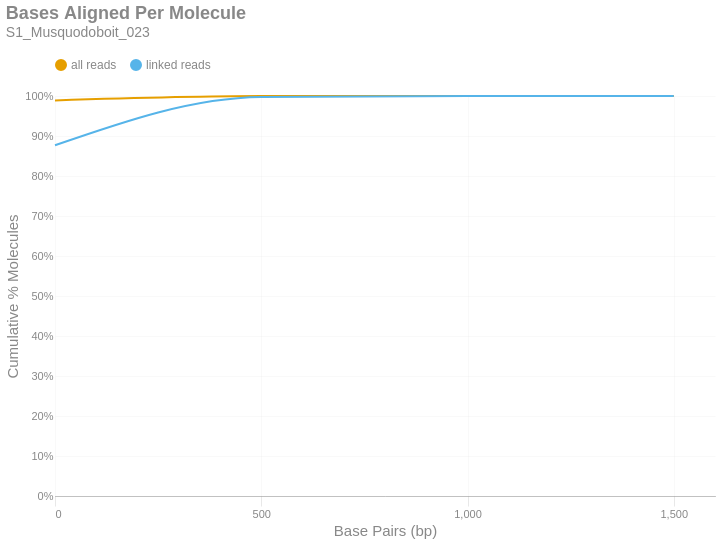

Notebook source saved alongside this figure:
### Markdown cell above
### Bases Aligned Per Molecule
This is a cumulative frequency distribution showing the number of base pairs aligned per unique molecule. These data are shown in 500 bp bins. There are two distributions: one with `all reads` (yellow) and another with only `linked reads` (blue). The percent of molecules in the `linked reads` distribution is relative to the total number of linked molecules.

### Code cell
if SKIPLR:
    print_html(f"Skipped")
else:
    binned_df = consolidated_hist(valids['aligned_bp'], mask, 500, True)
    with SafeRender(binned_df):
        (
            density_plot(binned_df, 'Bases Aligned Per Molecule', samplename, 'basesper')
            .encode(
                x=alt.X('bin:Q', title="Base Pairs (bp)").axis(tickMinStep=500).scale(padding=0),
                y=alt.Y('value:Q', title='Cumulative % Molecules')
                    .axis(format='%')
                    .scale(domain = [0,1])
                    .stack(False),
                color=alt.Color("key:N").scale(domain = ["all reads", "linked reads"]),
                tooltip = [
                    alt.Tooltip("key:N", title = "Data Type"),
                    alt.Tooltip("range_label:N", title="Bases Aligned Per Molecule"),
                    alt.Tooltip("value:Q", format = ".2%", title="% Molecules (Cum.)")
                ]
            )
        ).display()

### Figure 1 — Vega-Lite specification as saved in the notebook (floating-point values rounded to 4 significant figures)
{"width": "container", "height": 400, "config": {"title": {"anchor": "start", "dy": -15, "fontSize": 18, "color": "#888888", "subtitleColor": "#888888", "subtitleFontSize": 14}, "arc": {"fill": "#0072B2"}, "axis": {"domainColor": "#888888", "domainWidth": 0.5, "gridWidth": 0.2, "grid": false, "titleFontWeight": 400, "titleFontSize": 15, "labelFontSize": 11, "labelColor": "#888888", "tickColor": "#888888", "tickWidth": 0.2, "titleColor": "#888888"}, "axisBand": {"grid": false}, "axisX": {"grid": true, "tickSize": 10, "domainCap": "round"}, "axisY": {"domain": false, "grid": true, "tickSize": 0, "domainCap": "round"}, "background": "transparent", "header": {"labelFontSize": 15, "labelColor": "#888888", "titleFontSize": 15, "titleFontWeight": 600, "titleColor": "#888888"}, "legend": {"labelFont": "sans-serif", "labelFontSize": 12, "labelColor": "#888888", "symbolSize": 100, "symbolType": "circle", "titleFontSize": 12, "titlePadding": 10, "titleColor": "#888888", "title": null, "orient": "top"}, "range": {"category": ["#E69F00", "#56B4E9", "#009E73", "#F0E442", "#0072B2", "#D55E00", "#CC79A7", "#000000"], "diverging": ["#cfe8f3", "#a2d4ec", "#73bfe2", "#46abdb", "#1696d2", "#12719e"]}, "area": {"fill": "#0072B2", "fillOpacity": 0.7, "line": true, "strokeOpacity": 0.7}, "line": {"color": "#0072B2", "stroke": "#0072B2", "strokeWidth": 2}, "trail": {"color": "#0072B2", "stroke": "#0072B2", "strokeWidth": 0, "size": 1}, "point": {"filled": true, "fillOpacity": 1.0, "size": 95}, "text": {"color": "#888888", "fontSize": 11, "align": "right", "fontWeight": 400, "size": 11}, "bar": {"fill": "#0072B2", "stroke": null}, "view": {"stroke": null, "continuousWidth": 660, "continuousHeight": 400}}, "data": {"name": "data-b1d5b20ac2763bf640c7bc0ac38327fc"}, "mark": {"type": "line", "interpolate": "monotone", "point": {"opacity": 0, "size": 275}}, "encoding": {"color": {"field": "key", "scale": {"domain": ["all reads", "linked reads"]}, "type": "nominal"}, "tooltip": [{"field": "key", "title": "Data Type", "type": "nominal"}, {"field": "range_label", "title": "Bases Aligned Per Molecule", "type": "nominal"}, {"field": "value", "format": ".2%", "title": "% Molecules (Cum.)", "type": "quantitative"}], "x": {"axis": {"tickMinStep": 500}, "field": "bin", "scale": {"padding": 0}, "title": "Base Pairs (bp)", "type": "quantitative"}, "y": {"axis": {"format": "%"}, "field": "value", "scale": {"domain": [0, 1]}, "stack": false, "title": "Cumulative % Molecules", "type": "quantitative"}}, "params": [{"name": "param_c36ac31b6afebe62", "select": {"type": "point", "fields": ["key"]}, "bind": "legend"}], "title": {"text": "Bases Aligned Per Molecule", "subtitle": "S1_Musquodoboit_023"}, "transform": [{"fold": ["all reads (cumsum)", "linked reads (cumsum)"]}, {"calculate": "replace(datum.key, ' (cumsum)', '')", "as": "key"}, {"filter": {"param": "param_c36ac31b6afebe62"}}], "usermeta": {"embedOptions": {"downloadFileName": "S1_Musquodoboit_023.basesper"}}, "$schema": "https://vega.github.io/schema/vega-lite/v6.1.0.json", "datasets": {"data-b1d5b20ac2763bf640c7bc0ac38327fc": [{"bin": "0.0", "interval": "0.0-500.0", "all reads": 0.989, "linked reads": 0.8768, "all reads (cumsum)": 0.989, "linked reads (cumsum)": 0.8768, "range_label": "0-499"}, {"bin": "500.0", "interval": "500.0-1000.0", "all reads": 0.01075, "linked reads": 0.1206, "all reads (cumsum)": 0.9997, "linked reads (cumsum)": 0.9974, "range_label": "500-999"}, {"bin": "1000.0", "interval": "1000.0-1500.0", "all reads": 0.0002534, "linked reads": 0.00248, "all reads (cumsum)": 1.0, "linked reads (cumsum)": 0.9999, "range_label": "1000-1499"}, {"bin": "1500.0", "interval": "1500.0-2000.0", "all reads": 1.075e-05, "linked reads": 0.0001064, "all reads (cumsum)": 1.0, "linked reads (cumsum)": 1.0, "range_label": "1500-1999"}]}}
